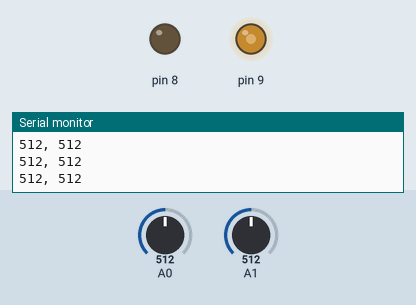
Recording of a sketch running on a simulated Arduino Uno, built with avr-gcc and run on an emulated ATmega328P. On the bench: output pins drawn as LEDs (lit = HIGH), the last lines printed to the serial monitor. The test bench sets the inputs (shaded band); at power-on: A0 = 512, A1 = 512.

Above: at 1.2 s.
1.3 s: A0 set to 716
At 1.8 s:
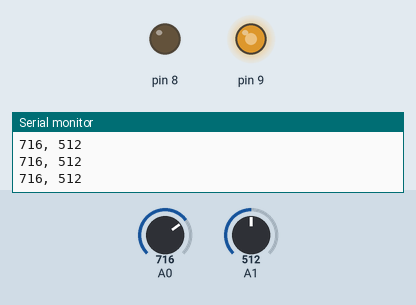
2.8 s: A1 set to 524
At 4.0 s:
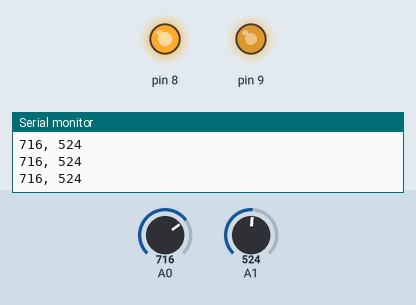
4.3 s: A0 set to 991
At 5.1 s:
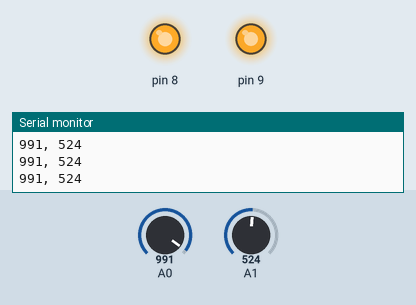
5.8 s: A0 set to 1018
At 6.6 s:
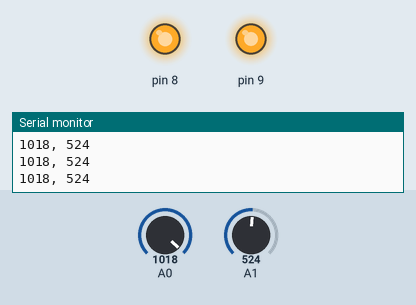
7.3 s: A1 set to 0
At 7.6 s:
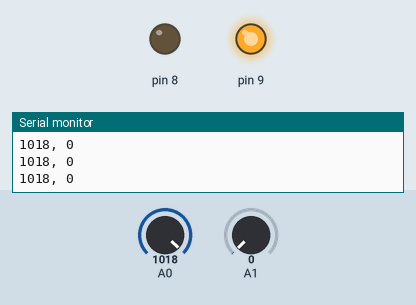
8.8 s: A0 set to 110
At 9.8 s:
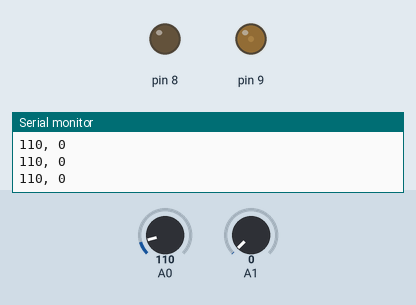
10.3 s: A0 set to 91
Timing chart, 0 to 13.3 s (numbered marks = the images above; inputs shaded):
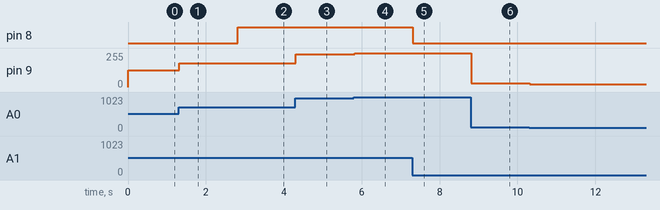

The sketch:

_004_pwm_two_write.ino
```cpp
void setup() {
    pinMode(9, OUTPUT);
    pinMode(8, OUTPUT);
    Serial.begin(9600);
}

void loop() {
    int a0, a1, g9, g8;
    a0 = analogRead(0);
    a1 = analogRead(1);
    g9 = toAnalog(a0);
    g8 = toAnalog(a1);
    Serial.print(a0);
    Serial.print(", ");
    Serial.println(a1);
    analogWrite(9, g9);
    analogWrite(8, g8);
}

int toAnalog(int num) {
  return num / 1023.0 * 255.0;
}
```

Measured:
- the behaviour switches between 513 and 514 on A1 (found by bisection; images 1 and 2)
- after the input at 1.3 s, pin 9: 127/255 → 178/255 at once
- after the input at 2.8 s, pin 8: LOW → HIGH at once
- after the input at 4.3 s, pin 9: 178/255 → 247/255 at once
- after the input at 5.8 s, pin 9: 247/255 → 253/255 at once
- after the input at 7.3 s, pin 8: HIGH → LOW at once
- after the input at 8.8 s, pin 9: 253/255 → 27/255 at once
- after the input at 10.3 s, pin 9: 27/255 → 22/255 at once
